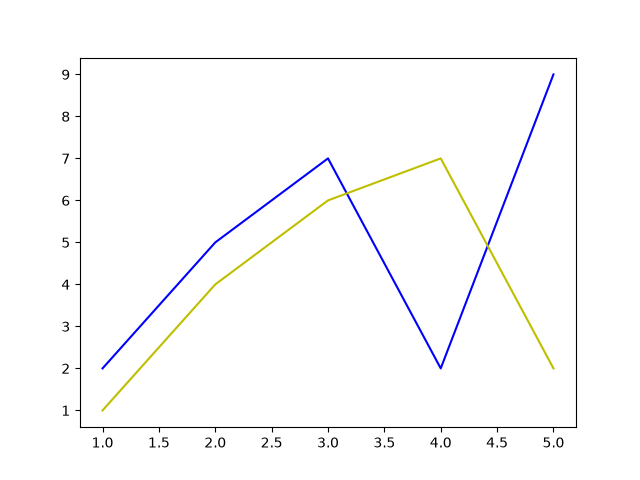

The Python source for this figure:
# plot more lines using multiple plot() functions

import matplotlib.pyplot as plt

x = [1, 2, 3, 4, 5]
y1 = [2, 5, 7, 2, 9]
y2 = [1, 4, 6, 7, 2]

plt.plot(x, y1, color='b')
plt.plot(x, y2, color='y')

plt.savefig("04_multiple_lines.png")
